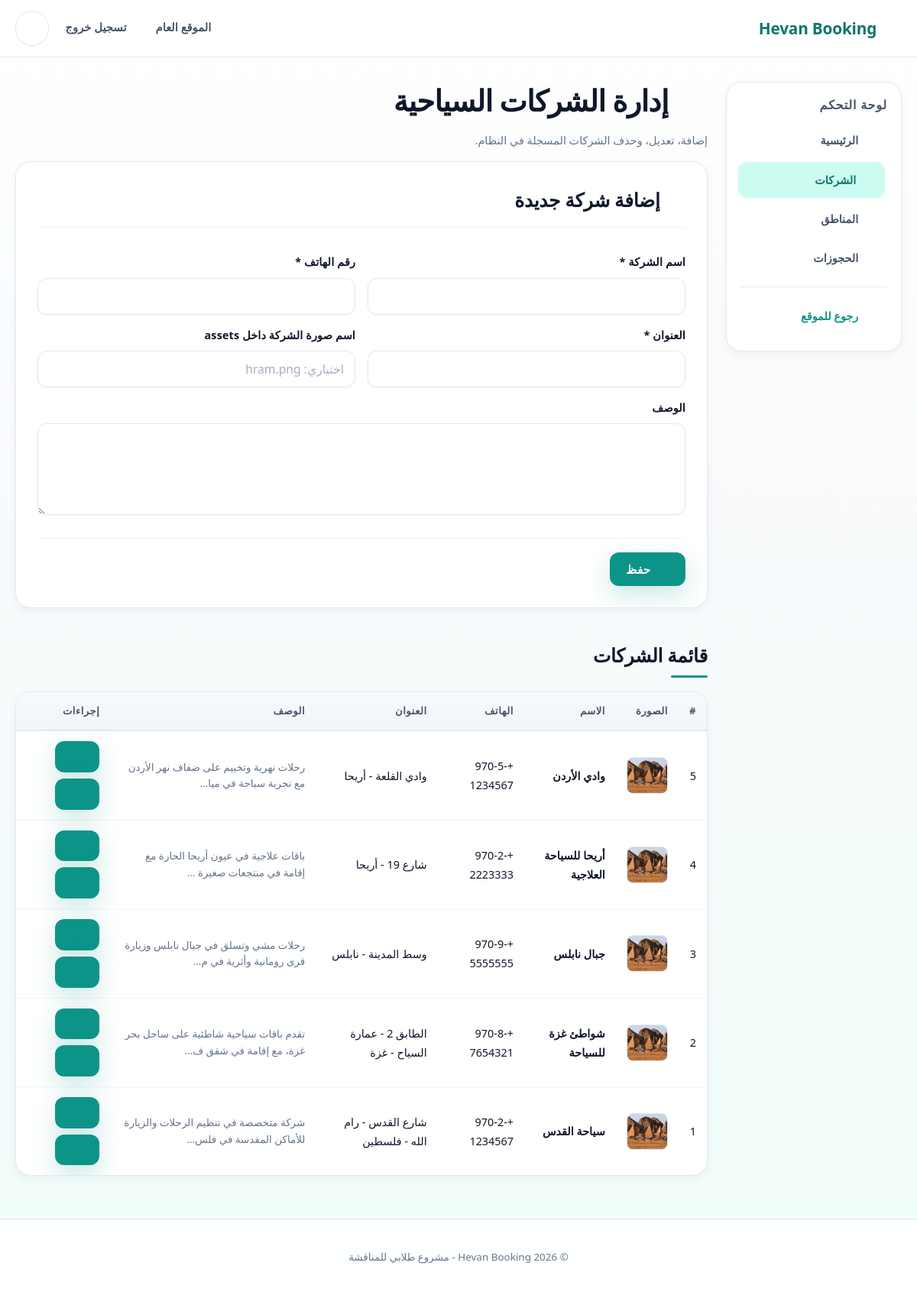
Screenshot of /admin/companies.php (signed in) with the database file from the repository.
### tables this page shows
CREATE TABLE `companies` (
  `id`           INT UNSIGNED NOT NULL AUTO_INCREMENT PRIMARY KEY,
   
  `name`         VARCHAR(150) NOT NULL,
   
  `description`  TEXT DEFAULT NULL,
   
  `email`        VARCHAR(150) DEFAULT NULL,
  `phone`        VARCHAR(30)  DEFAULT NULL,
  `address`      VARCHAR(255) DEFAULT NULL,
  `logo`         VARCHAR(255) DEFAULT NULL COMMENT 'مسار صورة الشعار',
   
  `is_active`    TINYINT(1) UNSIGNED NOT NULL DEFAULT 1,
   
  `created_at`   TIMESTAMP DEFAULT CURRENT_TIMESTAMP,
  `updated_at`   TIMESTAMP NULL DEFAULT NULL ON UPDATE CURRENT_TIMESTAMP,
  INDEX `idx_companies_active` (`is_active`)
   
);

### admin/companies.php (the view, shortened to what this page needs)
<?php
require_once __DIR__ . '/_layout.php';
$edit    = null;
$companies = $conn->query("SELECT * FROM companies ORDER BY id DESC");
admin_header('إدارة الشركات السياحية');
?>
<h1><?= svg_icon('building') ?> إدارة الشركات السياحية</h1>
<p class="muted">إضافة، تعديل، وحذف الشركات المسجلة في النظام.</p>
<div class="card form-card">
  <h2><?= $edit ? svg_icon('edit') . ' تعديل شركة' : svg_icon('plus') . ' إضافة شركة جديدة' ?></h2>
  <form method="post">
    <div class="form-row">
      <div>
        <label for="name">اسم الشركة *</label>
        <input type="text" id="name" name="name" value="<?= h($edit['name'] ?? '') ?>" required>
      </div>
      <div>
        <label for="phone">رقم الهاتف *</label>
        <input type="tel" id="phone" name="phone" value="<?= h($edit['phone'] ?? '') ?>" required>
      </div>
    </div>
    <div class="form-row">
      <div>
        <label for="address">العنوان *</label>
        <input type="text" id="address" name="address" value="<?= h($edit['address'] ?? '') ?>" required>
      </div>
      <div>
        <label for="image_url">اسم صورة الشركة داخل assets</label>
        <input type="text" id="image_url" name="image_url" value="<?= h($edit['image_url'] ?? '') ?>" placeholder="اختياري: hram.png">
      </div>
    </div>
    <label for="description">الوصف</label>
    <textarea id="description" name="description"><?= h($edit['description'] ?? '') ?></textarea>
    <div class="form-actions">
      <button class="btn" type="submit"><?= svg_icon('save') ?> حفظ</button>
    </div>
  </form>
</div>
<div class="section-title"><h2>قائمة الشركات</h2></div>
<div class="card table-wrap mobile-cards">
  <table>
    <thead>
      <tr>
        <th>#</th>
        <th>الصورة</th>
        <th>الاسم</th>
        <th>الهاتف</th>
        <th>العنوان</th>
        <th>الوصف</th>
        <th>إجراءات</th>
      </tr>
    </thead>
    <tbody>
      <?php while ($row = $companies->fetch_assoc()): ?>
        <tr>
          <td data-label="#"><?= (int)$row['id'] ?></td>
          <td data-label="الصورة"><img class="table-thumb" src="<?= h(!empty($row['image_url']) ? asset_url($row['image_url']) : asset_url('hram.png')) ?>" alt="<?= h($row['name']) ?>"></td>
          <td data-label="الاسم"><b><?= h($row['name']) ?></b></td>
          <td data-label="الهاتف"><?= h($row['phone']) ?></td>
          <td data-label="العنوان"><?= h($row['address']) ?></td>
          <td data-label="الوصف" class="text-sm"><?= h(text_excerpt($row['description'] ?? '', 60)) ?></td>
          <td data-label="إجراءات" class="actions-cell">
            <a class="btn small" href="<?= url('admin/companies.php?edit=' . (int)$row['id']) ?>"><?= svg_icon('edit') ?></a>
            <a class="btn small danger" onclick="return confirm('حذف الشركة: <?= h($row['name']) ?>؟')"
               href="<?= url('admin/companies.php?delete=' . (int)$row['id']) ?>"><?= svg_icon('trash') ?></a>
          </td>
        </tr>
      <?php endwhile; ?>
    </tbody>
  </table>
</div>
<?php admin_footer(); ?>

### admin/_layout.php (shortened to what this page needs)
<?php
function admin_header($page_title = 'لوحة التحكم') {
    ?>
    <!DOCTYPE html>
    <html lang="ar" dir="rtl">
    <head>
      <link rel="stylesheet" href="<?= h(asset_href('style.css')) ?>">
    </head>
    <body>
    <div class="topbar">
      <div class="container">
        <div class="nav">
          <a href="<?= url('index.php') ?>" class="brand"><?= svg_icon('globe') ?> Hevan Booking</a>
          <nav>
            <a href="<?= url('index.php') ?>">الموقع العام</a>
            <a href="<?= url('logout.php') ?>">تسجيل خروج</a>
            <button id="themeToggle" class="theme-toggle" type="button" aria-label="تبديل الوضع">
              <?= svg_icon('moon', 'theme-icon-moon') ?>
            </button>
          </nav>
        </div>
      </div>
    </div>
    <div class="container page">
      <div class="admin-layout">
        <aside class="sidebar">
          <h3 style="margin:0 0 12px">لوحة التحكم</h3>
          <a href="<?= url('admin/index.php') ?>" class="<?= basename($_SERVER['SCRIPT_NAME'] ?? '') === 'index.php' ? 'active' : '' ?>"><?= svg_icon('chart') ?> الرئيسية</a>
          <a href="<?= url('admin/companies.php') ?>" class="<?= str_contains($_SERVER['SCRIPT_NAME'] ?? '', 'companies') ? 'active' : '' ?>"><?= svg_icon('building') ?> الشركات</a>
          <a href="<?= url('admin/places.php') ?>" class="<?= str_contains($_SERVER['SCRIPT_NAME'] ?? '', 'places') ? 'active' : '' ?>"><?= svg_icon('pin') ?> المناطق</a>
          <a href="<?= url('admin/bookings.php') ?>" class="<?= str_contains($_SERVER['SCRIPT_NAME'] ?? '', 'bookings') ? 'active' : '' ?>"><?= svg_icon('booking') ?> الحجوزات</a>
          <hr style="margin:14px 0;border:none;border-top:1px solid var(--border)">
          <a href="<?= url('index.php') ?>" style="color:var(--primary)"><?= svg_icon('back') ?> رجوع للموقع</a>
        </aside>
        <main>
    <?php
}
function admin_footer() {
    ?>
        </main>
      </div>
    </div>
    <div class="footer">
      <div class="container">
        <p>© <?= date('Y') ?> Hevan Booking - مشروع طلابي للمناقشة</p>
      </div>
    </div>
    </body>
    </html>
    <?php
}

### config.php (shortened to what this page needs)
<?php
function h($value) {
    return htmlspecialchars((string)$value, ENT_QUOTES, 'UTF-8');
}
function base_url() {
    $script = $_SERVER['SCRIPT_NAME'] ?? '';
    $parts = array_values(array_filter(explode('/', trim($script, '/'))));
    $adminIndex = array_search('admin', $parts, true);
    if ($adminIndex !== false) {
        return $adminIndex > 0 ? '/' . implode('/', array_slice($parts, 0, $adminIndex)) : '';
    }
    return '';
}
function url($path = '') {
    $base = base_url();
    return $base . '/' . ltrim($path, '/');
}
function text_excerpt($text, $length = 100) {
    $text = trim((string)$text);
    if (function_exists('mb_strlen') && function_exists('mb_substr')) {
        return mb_strlen($text) > $length ? mb_substr($text, 0, $length) . '...' : $text;
    }
    return strlen($text) > $length ? substr($text, 0, $length) . '...' : $text;
}
function svg_icon($name, $class = '') {
    $path = $icons[$name] ?? $icons['globe'];
    $class = trim('icon ' . $class);
    return '<svg class="' . h($class) . '" viewBox="0 0 24 24" aria-hidden="true" fill="none" stroke="currentColor" stroke-width="2" stroke-linecap="round" stroke-linejoin="round">' . $path . '</svg>';
}
function asset_url($file) {
    $file = trim((string)$file);
    $file = preg_replace('#^assets/#', '', $file);
    $segments = array_map('rawurlencode', explode('/', $file));
    return url('assets/' . implode('/', $segments));
}
function asset_href($file) {
    $url = asset_url($file);
    $relative = preg_replace('#^assets/#', '', trim((string)$file));
    $local = __DIR__ . '/assets/' . ltrim($relative, '/');
    if (is_file($local)) {
        return $url . '?v=' . filemtime($local);
    }
    return $url;
}

### rows the page displays
companies: id "5", name "وادي الأردن", phone "+970-5-1234567", address "وادي القلعة - أريحا", description "رحلات نهرية وتخييم على ضفاف نهر الأردن مع تجربة سباحة في ميا..."
companies: id "4", name "أريحا للسياحة العلاجية", phone "+970-2-2223333", address "شارع 19 - أريحا", description "باقات علاجية في عيون أريحا الحارة مع إقامة في منتجعات صغيرة ..."
companies: id "3", name "جبال نابلس", phone "+970-9-5555555", address "وسط المدينة - نابلس", description "رحلات مشي وتسلق في جبال نابلس وزيارة قرى رومانية وأثرية في م..."
companies: id "2", name "شواطئ غزة للسياحة", phone "+970-8-7654321", address "الطابق 2 - عمارة السياح - غزة", description "تقدم باقات سياحية شاطئية على ساحل بحر غزة، مع إقامة في شقق ف..."
companies: id "1", name "سياحة القدس", phone "+970-2-1234567", address "شارع القدس - رام الله - فلسطين", description "شركة متخصصة في تنظيم الرحلات والزيارة للأماكن المقدسة في فلس..."
